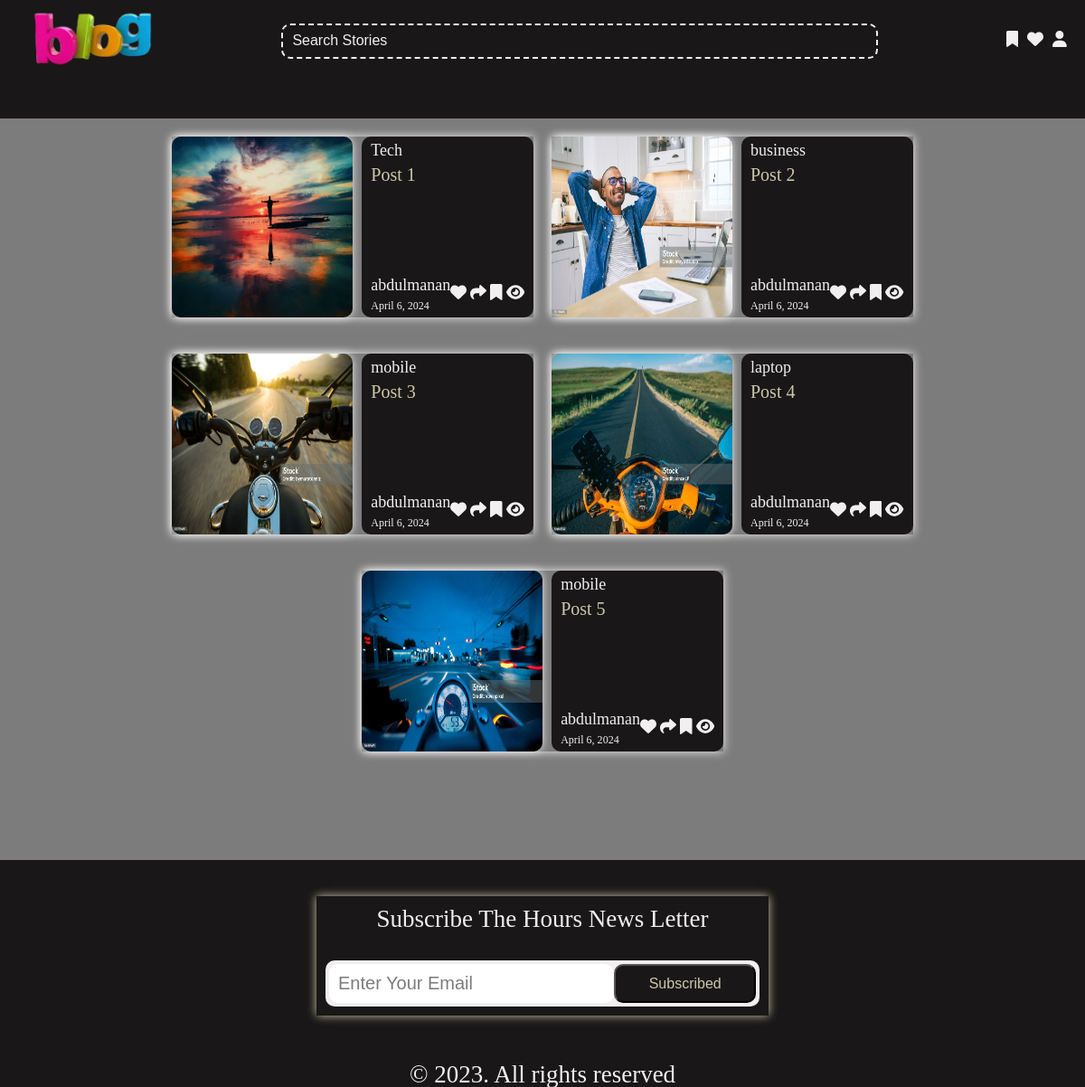
Screenshot of /search with the database file from the repository.
### posts/models.py (models this page shows, shortened)
class Post(models.Model):
    title = models.CharField(max_length=250)
    category = models.ForeignKey(Category, on_delete=models.CASCADE)
    author = models.ForeignKey(Author, on_delete=models.CASCADE)
    image = models.ImageField(upload_to='posts/',blank=True, null=True)
    overview = models.TextField()
    content = RichTextField(null=True,blank=True)
    featured = models.BooleanField(default=False)
    views = models.PositiveSmallIntegerField(default=0)
    shares = models.PositiveSmallIntegerField(default=0)
    created_at = models.DateField(auto_now_add=True)
    updated_at= models.DateField(auto_now=True)
    previous = models.ForeignKey('self', on_delete=models.SET_NULL, related_name='postprevious', null=True)
    next = models.ForeignKey('self', on_delete=models.SET_NULL, related_name='postnext',null=True)

class Category(models.Model):
    title = models.CharField(max_length=250)
    views = models.PositiveSmallIntegerField(default=0)
    featured = models.BooleanField(default=False)
    image = models.ImageField(upload_to='cats/',blank=True, null=True)
    def __str__(self):
        return self.title

class Author(models.Model):
    user = models.ForeignKey(User,on_delete=models.CASCADE)
    prof = models.CharField(max_length=250)
    info = models.TextField()
    crated_at = models.DateField(auto_now_add=True)
    updated_at= models.DateField(auto_now=True)
    avatar = models.ImageField(upload_to='author/',blank=True, null=True)

### posts/views.py (the view)
# urls.py: path('search',views.search,name='search'),
def search(request):
    q = request.GET.get('q')
    if q is not None:
        posts = models.Post.objects.filter(title__icontains=q)
    else:
        posts = models.Post.objects.all()[:10]
    ctx = {
        'posts':posts
    }
    return render(request,'search.html',ctx)

### templates/search.html (shortened to what this page needs)
{% extends "base.html" %}
{% block main %}
<section class="posts">
    {% for post in posts %}
    <div class="post">
        {% if post.image %}
        <img src="{{post.image.url}}" alt="">
        {% else %}
        <img src="/images/main3.jpg" alt="">
        {% endif %}
        <div class="postdata">
            <div>
                <h4> <a href="#">{{post.category}}</a></h4>
                <h3>
                    <a href="{% url "post" post.id %}">{{post.title}}</a>
                </h3>
            </div>
            <div class="authorinfo">
                <div>
                    <h4><a href="{% url "author" post.id %}">{{post.author.user.username}}</a></h4>
                    <h6>{{post.created_at}}</h6>
                </div>
                <ul>
                    <li>
                        <a href="#">
                        </a>
                    </li>
                    <li>
                        <a href="#">
                        </a>
                    </li>
                    <li>
                        <a href="#">
                            <svg xmlns="http://www.w3.org/2000/svg" height="1em" viewBox="0 0 384 512">
                                <path
                                    d="M0 48V487.7C0 501.1 10.9 512 24.3 512c5 0 9.9-1.5 14-4.4L192 400 345.7 507.6c4.1 2.9 9 4.4 14 4.4c13.4 0 24.3-10.9 24.3-24.3V48c0-26.5-21.5-48-48-48H48C21.5 0 0 21.5 0 48z" />
                            </svg>
                        </a>
                    </li>
                    <li>
                        <a href="#">
                        </a>
                    </li>
                </ul>
            </div>
        </div>
    </div>
    {% endfor %}
</section>
{% endblock main %}

### templates/base.html (shortened to what this page needs)
<!DOCTYPE html> {% load static %}
<html lang="en">
<head>
    <link rel="stylesheet" href="{% static "css/style.css" %}">
    <link rel="stylesheet" href="{% static "css/author.css" %}">
    <link rel="stylesheet" href="{% static "css/post.css" %}">
</head>
<body>
    <header>
    <nav>
        <a href="/">
            <img src="{% static "/img/Blog-removebg-preview.png" %}" alt="blog" loading="lazy">
        </a>
        <form action="{% url "search" %}">
            <input type="search" placeholder="Search Stories" name='q'>
        </form>
        <ul>
            <li>
                <a href="#">
                    <svg xmlns="http://www.w3.org/2000/svg" height="1em" viewBox="0 0 384 512">
                        <path
                            d="M0 48V487.7C0 501.1 10.9 512 24.3 512c5 0 9.9-1.5 14-4.4L192 400 345.7 507.6c4.1 2.9 9 4.4 14 4.4c13.4 0 24.3-10.9 24.3-24.3V48c0-26.5-21.5-48-48-48H48C21.5 0 0 21.5 0 48z" />
                    </svg>
                </a>
            </li>
            <li>
                <a href="#">
                </a>
            </li>
            <li>
                <button>
                    <svg xmlns="http://www.w3.org/2000/svg" height="1em" viewBox="0 0 448 512">
                        <path
                            d="M224 256A128 128 0 1 0 224 0a128 128 0 1 0 0 256zm-45.7 48C79.8 304 0 383.8 0 482.3C0 498.7 13.3 512 29.7 512H418.3c16.4 0 29.7-13.3 29.7-29.7C448 383.8 368.2 304 269.7 304H178.3z" />
                    </svg>
                </button>
            </li>
        </ul>
    </nav>
    <ul>
    </ul>
    </header>
    {% block main %}    {% endblock main %}
    <footer>
        <div>
            <h2>Subscribe The Hours News Letter</h2>
            <form action="{% url "subscribe" %}">
                <input type="email" name='email' placeholder="Enter Your Email">
                <button>Subscribed</button>
            </form>
        </div>
        <h2>&copy; 2023. All rights reserved </h2>
    </footer>
</body>
</html>

### static/css/style.css (style rules this page uses)
.postdata { display: flex; flex-direction: column; justify-content: space-between; }
.postdata h4 { margin-bottom: 5px; color: var(--light); }
.postdata h3 { height: 44px; color: var(--pink); overflow: hidden; text-overflow: ellipsis; display: -webkit-box; -webkit-box-orient: vertical; -webkit-line-clamp: 2; font-size: 18px; }
.authorinfo { display: flex; justify-content: space-between; align-items: center; }
.authorinfo ul { display: flex; list-style: none; gap: 4px; }
.authorinfo svg { fill: var(--light); }
@media (min-width:768px) { .postdata h3 { height: 68px; -webkit-line-clamp: 3; font-size: 20px; } }

### static/css/author.css (style rules this page uses)
.posts { display: flex; flex-wrap: wrap; gap: 20px; justify-content: center; margin: 20px 0; }
.posts img { width: 80px; border-radius: 10px; aspect-ratio: 1; display: block; box-shadow: 0 0 10px var(--light); }
.posts .post { display: flex; gap: 10px; margin-bottom: 20px; max-width: 600px; box-shadow: 0 0 10px var(--light); }
.posts .post>div { background-color: var(--secondary); border-radius: 10px; color: var(--light); padding: 5px 10px; margin: 0 auto; }
.postdata { display: flex; flex-direction: column; justify-content: space-between; }
.postdata h4 { margin-bottom: 5px; color: var(--light); }
.postdata h3 { height: 44px; color: var(--pink); overflow: hidden; text-overflow: ellipsis; display: -webkit-box; -webkit-box-orient: vertical; -webkit-line-clamp: 2; font-size: 18px; }
.authorinfo { display: flex; justify-content: space-between; align-items: center; }
.authorinfo ul { display: flex; list-style: none; gap: 4px; }
.authorinfo svg { fill: var(--light); }
@media (min-width:768px) { .posts img { width: 160px; } }
@media (min-width:768px) { .postdata h3 { height: 68px; -webkit-line-clamp: 3; font-size: 20px; } }
@media (min-width:1024px) { .posts img { width: 200px; } }
@media (min-width:1024px) { .posts .post { max-width: 690px; } }

### static/css/post.css (style rules this page uses)
form { background-color: var(--secondary); color: var(--light); padding: 20px; width: 100%; border-radius: 20px; }
input, textarea { border-radius: 12px; }
form button { cursor: pointer; transition: 1s; }

### static/css/base.css (style rules this page uses)
:root { --primary: #7D7C7C; --secondary: #191717; --pink: #CCC8AA; --light: #F1EFEF; --dark: #113946; }
* { margin: 0; padding: 0; box-sizing: border-box; }
html { scroll-behavior: smooth; }
body { font-size: 18px; font-weight: 500; background-color: var(--primary); color: var(--secondary); }
a { text-decoration: none; color: inherit; }
h1, h2, h3, h4, h5, h6 { font-weight: 500; }

### static/css/nav.css (style rules this page uses)
header { background-color: var(--secondary); color: var(--light); padding-bottom: 5px; }
nav { display: flex; flex-wrap: wrap; justify-content: space-between; align-items: center; padding: 5px 20px; gap: 10px; }
nav img { width: 150px; order: 1; cursor: pointer; }
nav>ul { display: flex; list-style: none; gap: 10px; order: 2; }
nav form { width: 100%; order: 3; max-width: 700px; }
nav form input { width: 100%; padding: 10px; outline: none; border: 2px dashed var(--light); background-color: var(--secondary); color: var(--light); border-radius: 10px; }
::placeholder { color: var(--light); font-size: 16px; }
nav>ul li svg { fill: var(--light); }
nav button { all: unset; cursor: pointer; }
nav>ul li:last-child { position: relative; }
@media (min-width:768px) { nav { flex-wrap: nowrap; } }
@media (min-width:768px) { nav form { order: 2; width: 70%; } }
@media (min-width:768px) { nav ul { order: 3; } }
header>ul { list-style: none; width: fit-content; margin: 10px auto 5px; display: flex; justify-content: center; flex-wrap: wrap; gap: 10px; padding: 10px; }

### static/css/footer.css (style rules this page uses)
footer { background-color: var(--secondary); color: var(--light); margin-top: 100px; padding: 40px 10px 0; }
footer div { max-width: 500px; margin: auto; box-shadow: 0 0 10px var(--pink); padding: 10px; margin-bottom: 50px; }
footer div>h2 { text-align: center; margin-bottom: 30px; }
footer>h2 { text-align: center; }
footer form { display: flex; background-color: var(--light); padding: 4px; border-radius: 10px; }
footer form input { padding: 10px; width: 80%; border-radius: 10px; border: none; outline: none; background-color: none; font-size: 20px; }
footer form input::placeholder { color: var(--primary); font-size: 20px; }
footer form button { width: 40%; border-radius: 10px; color: var(--pink); background-color: var(--secondary); font-size: 16px; }

### rows the page displays
Post: image (picture), category "Tech", title "Post 1", author.user.username "abdulmanan", created_at "April 6, 2024"
Post: image (picture), category "business", title "Post 2", author.user.username "abdulmanan", created_at "April 6, 2024"
Post: image (picture), category "mobile", title "Post 3", author.user.username "abdulmanan", created_at "April 6, 2024"
Post: image (picture), category "laptop", title "Post 4", author.user.username "abdulmanan", created_at "April 6, 2024"
Post: image (picture), category "mobile", title "Post 5", author.user.username "abdulmanan", created_at "April 6, 2024"
